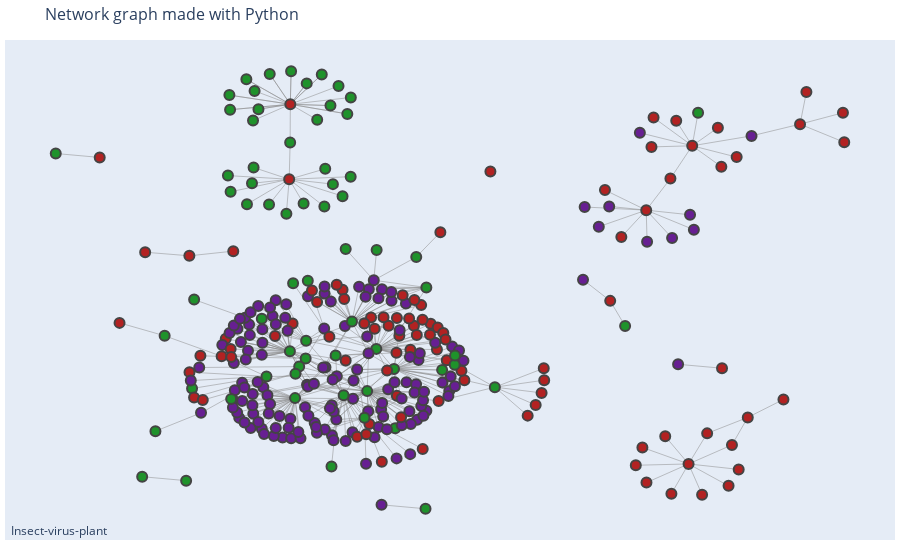

Notebook source saved alongside this figure:
### Code cell
fig = go.Figure(
    data=[edge_trace, node_trace],
    layout=go.Layout(
        title='Network graph made with Python',
        titlefont_size=16,
        showlegend=False,
        hovermode='closest',
        margin={
            'b':20,'l':5,'r':5,'t':40
        },
        annotations=[{
            "text":"Insect-virus-plant",
            'showarrow':False,
            'xref':"paper", 
            'yref':"paper",
            'x':0.005, 
            'y':-0.002 
        }],
        xaxis={'showgrid':False, 'zeroline':False, 'showticklabels':False},
        yaxis={'showgrid':False, 'zeroline':False, 'showticklabels':False}
    )
)
fig.show()

### Figure 1 — Plotly figure (JSON) as saved in the notebook; plotly's stock layout.template omitted (floating-point values rounded to 4 significant figures; data arrays with more than 128 entries replaced by an {"elided": "..."} marker saying what was removed)
{"data": [{"hoverinfo": "none", "line": {"color": "#888", "width": 0.5}, "mode": "lines", "type": "scatter", "x": {"elided": "1251 float values"}, "y": {"elided": "1251 float values"}}, {"hoverinfo": "text", "marker": {"color": {"elided": "310 str values"}, "line": {"width": 2}, "reversescale": true, "size": 10}, "mode": "markers", "text": {"elided": "310 str values"}, "type": "scatter", "x": {"elided": "310 float values"}, "y": {"elided": "310 float values"}}], "layout": {"annotations": [{"showarrow": false, "text": "Insect-virus-plant", "x": 0.005, "xref": "paper", "y": -0.002, "yref": "paper"}], "hovermode": "closest", "margin": {"b": 20, "l": 5, "r": 5, "t": 40}, "showlegend": false, "title": {"font": {"size": 16}, "text": "Network graph made with Python"}, "xaxis": {"showgrid": false, "showticklabels": false, "zeroline": false}, "yaxis": {"showgrid": false, "showticklabels": false, "zeroline": false}}}
